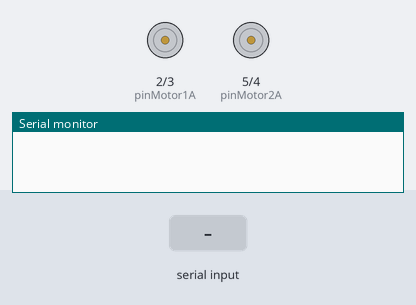
Simulated run of this sketch. Board: Arduino Uno, built with avr-gcc and run on an emulated ATmega328P. Shown: motor-driver pin pairs drawn as motors (green arrow = first pin HIGH = forward, orange = second pin HIGH = backward, longer = more drive), the last lines printed to the serial monitor. Inputs (shaded band) come from the test bench.

Above: at 1.2 s.
1.3 s: "F" received over the second serial link
At 2.5 s:
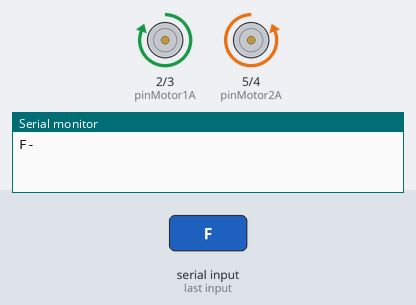
2.8 s: "B" received over the second serial link
At 3.8 s:
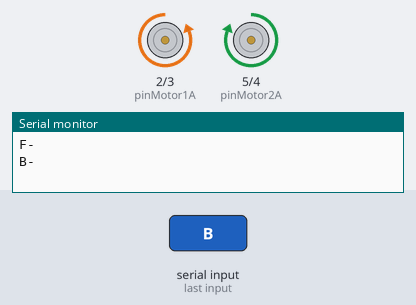
4.3 s: "L" received over the second serial link
At 5.0 s:
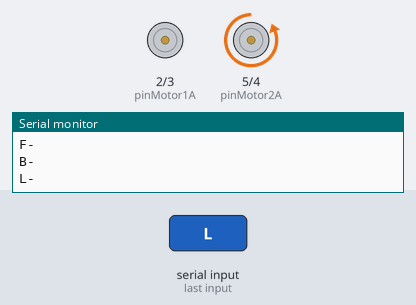
5.8 s: "R" received over the second serial link
At 6.1 s:
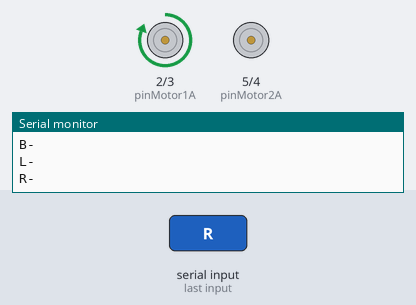
7.3 s: "V" received over the second serial link
At 8.4 s:
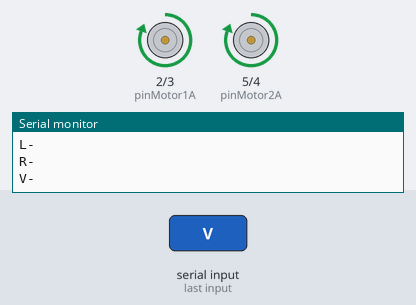
Timing chart, 0 to 10.3 s (numbered marks = the images above; inputs shaded):
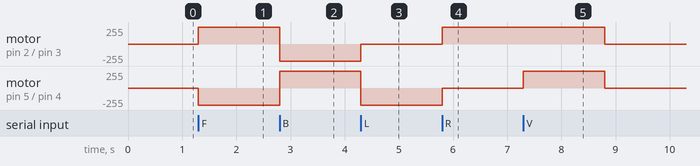

Measured:
- after the input at 1.3 s, motor on pin 2 (pinMotor1A) / pin 3 (pinMotor1B): stopped → forward 255/255 at once; motor on pin 5 (pinMotor2A) / pin 4 (pinMotor2B): stopped → backward 255/255 at once
- after the input at 2.8 s, motor on pin 2 (pinMotor1A) / pin 3 (pinMotor1B): forward 255/255 → backward 255/255 at once; motor on pin 5 (pinMotor2A) / pin 4 (pinMotor2B): backward 255/255 → forward 255/255 at once
- after the input at 4.3 s, motor on pin 2 (pinMotor1A) / pin 3 (pinMotor1B): backward 255/255 → stopped at once; motor on pin 5 (pinMotor2A) / pin 4 (pinMotor2B): forward 255/255 → backward 255/255 at once
- after the input at 5.8 s, motor on pin 2 (pinMotor1A) / pin 3 (pinMotor1B): stopped → forward 255/255 at once; motor on pin 5 (pinMotor2A) / pin 4 (pinMotor2B): backward 255/255 → stopped at once
- after the input at 7.3 s, motor on pin 2 (pinMotor1A) / pin 3 (pinMotor1B): forward 255/255 → stopped after 1.5 s; motor on pin 5 (pinMotor2A) / pin 4 (pinMotor2B): stopped → forward 255/255 at once, → stopped 1.5 s later

The sketch:

sketch_jun6b_copy_20240606113218.ino
```cpp
//PROGRAMA BASE CARRINHO BLUETOOTH

//USAR PINOS CONFORME ENDEREÇAMENTO ABAIXO

//Definição do uso dos pinos do Arduino
#define pinMotor1A     2 //lar
#define pinMotor1B     3 //az
#define pinMotor2A     5 //rx
#define pinMotor2B     4 //cz

#define pinBtRx        6  //vd
#define pinBtTx        7  //am

//Biblioteca para comunicação com módulo Bluetooth
#include <SoftwareSerial.h>
SoftwareSerial bluetooth(pinBtRx, pinBtTx); // RX, TX

//Declaração das variaveis para Controle do Motor
int velocidade = 0;
bool sentido = 1;
int estado = 0;

//Configuração do projeto no Arduino ---------------------------------------------------
void setup() {
  //Configura o estado das portas do Arduino
  pinMode(pinMotor1A, OUTPUT); // Define o pino 2 como saída para o motor 1A
  pinMode(pinMotor1B, OUTPUT); // Define o pino 3 como saída para o motor 1B
  pinMode(pinMotor2A, OUTPUT); // Define o pino 5 como saída para o motor 2A
  pinMode(pinMotor2B, OUTPUT); // Define o pino 4 como saída para o motor 2B

  //Inicia a comunicação serial para monitorar o que está acontecendo pelo monitor serial
  Serial.begin(9600);

  //Inicia a cominicação serial com o módulo bluetooth
  bluetooth.begin(9600);
}

// Lógica do projeto do Arduino ------------------------------------------------------------

void loop() {
  char recebido;

  //Teste do Bluetooth
  if (bluetooth.available()) { // Verifica se há dados disponíveis para leitura no módulo Bluetooth
    recebido = bluetooth.read(); // Lê o caractere recebido do módulo Bluetooth
    Serial.write(recebido); // Envia o caractere lido para o monitor serial
    Serial.println("- "); // Imprime um separador no monitor serial
  }

  if (recebido == 'F') {   // MOVIMENTO PARA FRENTE
    digitalWrite(pinMotor1A, HIGH); // Liga o motor 1A
    digitalWrite(pinMotor1B, LOW);  // Desliga ( Interrompe a engergia) o motor 1B
    digitalWrite(pinMotor2A, LOW);  // Desliga (Interrompe a engergia) o motor 2A
    digitalWrite(pinMotor2B, HIGH); // Liga o motor 2B
  }

  else if (recebido == 'B') {   // MOVIMENTO PARA TRÁS (RÉ)

       digitalWrite(pinMotor1A, LOW);   // Desliga o motor 1A
       digitalWrite(pinMotor1B, HIGH);  // Liga o motor 1B (sentido oposto)
       digitalWrite(pinMotor2A, HIGH);  // Liga o motor 2A (sentido oposto)
       digitalWrite(pinMotor2B, LOW);   // Desliga o motor 2B

     }else if (recebido == 'L') {   // MOVIMENTO PARA ESQUERDA

       digitalWrite(pinMotor1A, LOW);   // Desliga o motor 1A
       digitalWrite(pinMotor1B, LOW);   // Desliga o motor 1B
       digitalWrite(pinMotor2A, LOW);   // Desliga o motor 2A
       digitalWrite(pinMotor2B, HIGH);  // Liga o motor 2B (sentido oposto)

     }  else if (recebido == 'R') {   // MOVIMENTO PARA DIREITA

       digitalWrite(pinMotor1A, HIGH);  // Liga o motor 1A
       digitalWrite(pinMotor1B, LOW);   // Desliga o motor 1B
       digitalWrite(pinMotor2A, LOW);   // Desliga o motor 2A
       digitalWrite(pinMotor2B, LOW);   // Desliga o motor 2B

    }

    else if (recebido == 'S') {   // PARADO

       digitalWrite(pinMotor1A, LOW);   // Desliga o motor 1A
       digitalWrite(pinMotor1B, LOW);   // Desliga o motor 1B
       digitalWrite(pinMotor2A, LOW);   // Desliga o motor 2A
       digitalWrite(pinMotor2B, LOW);   // Desliga o motor 2B

    }

    else if (recebido == 'V') {   // REALIZAR 360 GRAUS
      digitalWrite(pinMotor1A, HIGH);  // Liga o motor 1A
      digitalWrite(pinMotor1B, LOW);   // Desliga o motor 1B
      digitalWrite(pinMotor2A, HIGH);  // Liga o motor 2A
      digitalWrite(pinMotor2B, LOW);   // Desliga o motor 2B
      delay(1500); // Ajuste o tempo conforme necessário para completar um giro de 360 graus
      digitalWrite(pinMotor1A, LOW);   // Desliga o motor 1A
      digitalWrite(pinMotor1B, LOW);   // Desliga o motor 1B
      digitalWrite(pinMotor2A, LOW);   // Desliga o motor 2A
      digitalWrite(pinMotor2B, LOW);   // Desliga o motor 2B
    }


    else if (recebido == 'W') {   // REALIZAR 180 GRAUS
      digitalWrite(pinMotor1A, HIGH);  // Liga o motor 1A
      digitalWrite(pinMotor1B, LOW);   // Desliga o motor 1B
      digitalWrite(pinMotor2A, HIGH);  // Liga o motor 2A
      digitalWrite(pinMotor2B, LOW);   // Desliga o motor 2B
      delay(750); // Ajustar o tempo conforme necessário para completar um giro de 180 graus
      digitalWrite(pinMotor1A, LOW);   // Desliga o motor 1A
      digitalWrite(pinMotor1B, LOW);   // Desliga o motor 1B
      digitalWrite(pinMotor2A, LOW);   // Desliga o motor 2A
      digitalWrite(pinMotor2B, LOW);   // Desliga o motor 2B
    }

}
```
